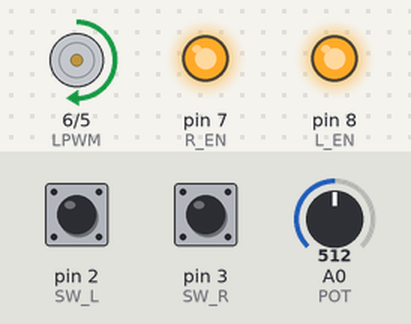
A sketch run on a simulated Arduino Uno, built with avr-gcc and run on an emulated ATmega328P. Shown: motor-driver pin pairs drawn as motors (green arrow = first pin HIGH = forward, orange = second pin HIGH = backward, longer = more drive), output pins drawn as LEDs (lit = HIGH). The test bench sets the inputs (shaded band); at power-on: A0 (POT) = 512, pin 2 (SW_L) HIGH, pin 3 (SW_R) HIGH.

Above: at 2.8 s.
2.9 s: A0 (POT) set to 306
At 3.9 s:
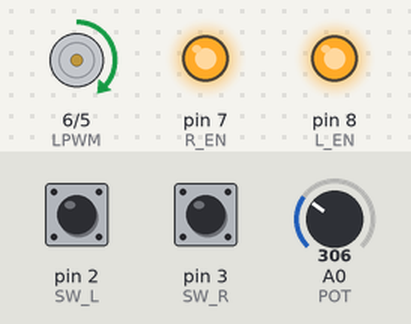
16.4 s: A0 (POT) set to 122
At 17.8 s:
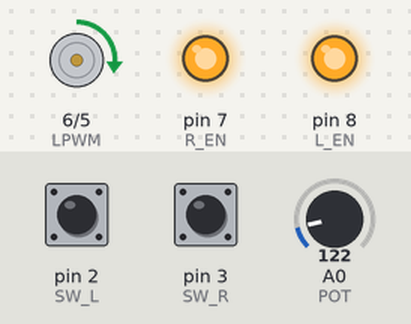
29.9 s: A0 (POT) set to 511
At 35.4 s:
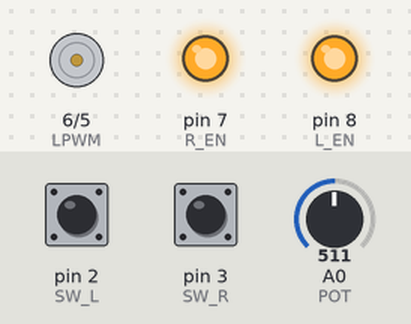
43.4 s: A0 (POT) set to 900
Timing chart, 0 to 57.5 s (numbered marks = the images above; inputs shaded):
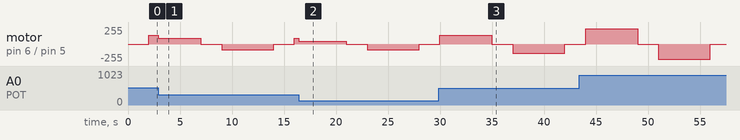

The sketch:

cable_cam.ino
```cpp
// ── Pin definitions ──────────────────────────────────────
const int RPWM  = 5;   // Forward PWM
const int LPWM  = 6;   // Reverse PWM
const int R_EN  = 7;   // Forward enable
const int L_EN  = 8;   // Reverse enable
const int SW_L  = 2;   // Limit switch left  (NO, INPUT_PULLUP)
const int SW_R  = 3;   // Limit switch right (NO, INPUT_PULLUP)
const int POT   = A0;  // Potentiometer wiper

// ── Settings ─────────────────────────────────────────────
const int END_PAUSE_MS  = 2000; // Pause at end stop (ms)
const int MIN_PWM       = 40;   // Minimum PWM to keep motor moving
const int DEAD_ZONE_BOT = 100;  // Pot values 0–100 = full stop
const int IGNORE_MS     = 5000; // Ignore switches after trigger (ms)

// ── State ────────────────────────────────────────────────
int direction = 1; // 1 = forward, -1 = reverse

// ── Helpers ──────────────────────────────────────────────
void motorForward(int speed) {
  analogWrite(RPWM, speed);
  analogWrite(LPWM, 0);
}

void motorReverse(int speed) {
  analogWrite(RPWM, 0);
  analogWrite(LPWM, speed);
}

void motorStop() {
  analogWrite(RPWM, 0);
  analogWrite(LPWM, 0);
}

void runMotor(int speed) {
  if (direction == 1) motorForward(speed);
  else                motorReverse(speed);
}

int readSpeed() {
  int potVal = analogRead(POT);
  if (potVal < DEAD_ZONE_BOT) return 0;
  int speed = map(potVal, DEAD_ZONE_BOT, 1023, MIN_PWM, 255);
  return constrain(speed, MIN_PWM, 255);
}

// ── Setup ────────────────────────────────────────────────
void setup() {
  pinMode(RPWM, OUTPUT);
  pinMode(LPWM, OUTPUT);
  pinMode(R_EN, OUTPUT);
  pinMode(L_EN, OUTPUT);
  pinMode(SW_L, INPUT_PULLUP);
  pinMode(SW_R, INPUT_PULLUP);

  digitalWrite(R_EN, HIGH); // Enable forward channel
  digitalWrite(L_EN, HIGH); // Enable reverse channel
}

// ── Loop ─────────────────────────────────────────────────
void loop() {

  int speed = readSpeed();

  // Stop if pot is in dead zone
  if (speed == 0) {
    motorStop();
    return;
  }

  // Check limit switches (HIGH = triggered, NO wiring)
  bool hitLeft  = (digitalRead(SW_L) == HIGH);
  bool hitRight = (digitalRead(SW_R) == HIGH);

  if (hitLeft || hitRight) {
    motorStop();
    delay(END_PAUSE_MS);    // Pause at end
    direction = -direction; // Flip direction once

    // Run for IGNORE_MS ignoring switches so carriage clears the striker
    unsigned long ignoreUntil = millis() + IGNORE_MS;
    while (millis() < ignoreUntil) {
      int s = readSpeed();
      if (s == 0) motorStop();
      else        runMotor(s);
    }
    return;
  }

  // Run motor in current direction at pot speed
  runMotor(speed);
}
```
